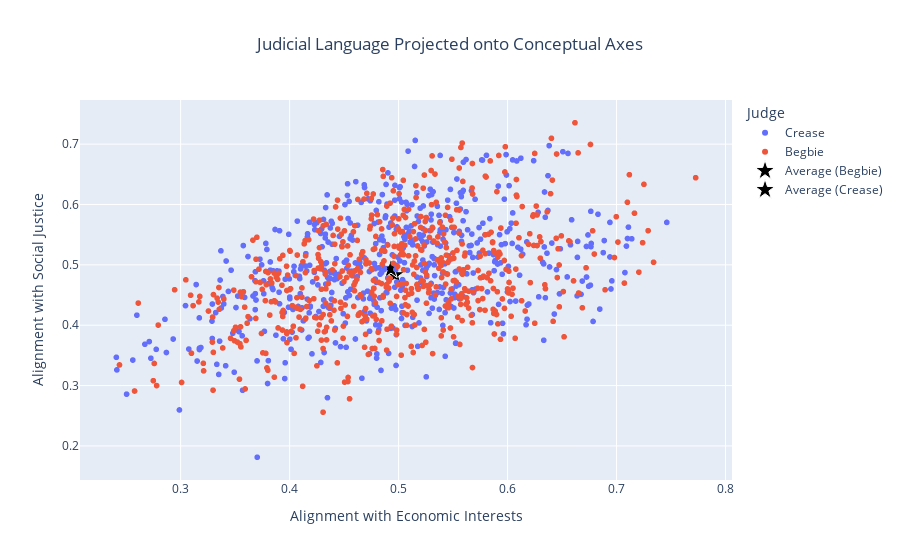

Here is the notebook cell this chart was saved with:
### Code cell
fig = px.scatter(results_df,x='Econ_Score',y='Social_Score',color='Judge',  hover_data=['Sentence'],  title='Judicial Language Projected onto Conceptual Axes')
for judge_name in aggregate_scores.index:
    avg_scores = aggregate_scores.loc[judge_name]
    fig.add_trace(go.Scatter(
        x=[avg_scores['Econ_Score']],
        y=[avg_scores['Social_Score']],
        mode='markers',
        marker=dict(
            symbol='star',      
            size=15,
            color='black',
            line=dict(width=1, color='white')),
        name=f'Average ({judge_name})' ))

fig.update_layout(
    xaxis_title='Alignment with Economic Interests',
    yaxis_title='Alignment with Social Justice',
    legend_title_text='Judge',
    title_x=0.5)

fig.show()

### Figure 1 — Plotly figure (JSON) as saved in the notebook; plotly's stock layout.template omitted (floating-point values rounded to 4 significant figures; data arrays with more than 128 entries replaced by an {"elided": "..."} marker saying what was removed)
{"data": [{"customdata": {"elided": "561x1 str values"}, "hovertemplate": "Judge=Crease<br>Econ_Score=%{x}<br>Social_Score=%{y}<br>Sentence=%{customdata[0]}<extra></extra>", "legendgroup": "Crease", "marker": {"color": "#636efa", "symbol": "circle"}, "mode": "markers", "name": "Crease", "showlegend": true, "type": "scattergl", "x": {"elided": "561 float values"}, "xaxis": "x", "y": {"elided": "561 float values"}, "yaxis": "y"}, {"customdata": {"elided": "583x1 str values"}, "hovertemplate": "Judge=Begbie<br>Econ_Score=%{x}<br>Social_Score=%{y}<br>Sentence=%{customdata[0]}<extra></extra>", "legendgroup": "Begbie", "marker": {"color": "#EF553B", "symbol": "circle"}, "mode": "markers", "name": "Begbie", "showlegend": true, "type": "scattergl", "x": {"elided": "583 float values"}, "xaxis": "x", "y": {"elided": "583 float values"}, "yaxis": "y"}, {"marker": {"color": "black", "line": {"color": "white", "width": 1}, "size": 15, "symbol": "star"}, "mode": "markers", "name": "Average (Begbie)", "type": "scatter", "x": [0.4966], "y": [0.4833]}, {"marker": {"color": "black", "line": {"color": "white", "width": 1}, "size": 15, "symbol": "star"}, "mode": "markers", "name": "Average (Crease)", "type": "scatter", "x": [0.493], "y": [0.493]}], "layout": {"legend": {"title": {"text": "Judge"}, "tracegroupgap": 0}, "title": {"text": "Judicial Language Projected onto Conceptual Axes", "x": 0.5}, "xaxis": {"anchor": "y", "domain": [0, 1], "title": {"text": "Alignment with Economic Interests"}}, "yaxis": {"anchor": "x", "domain": [0, 1], "title": {"text": "Alignment with Social Justice"}}}}
